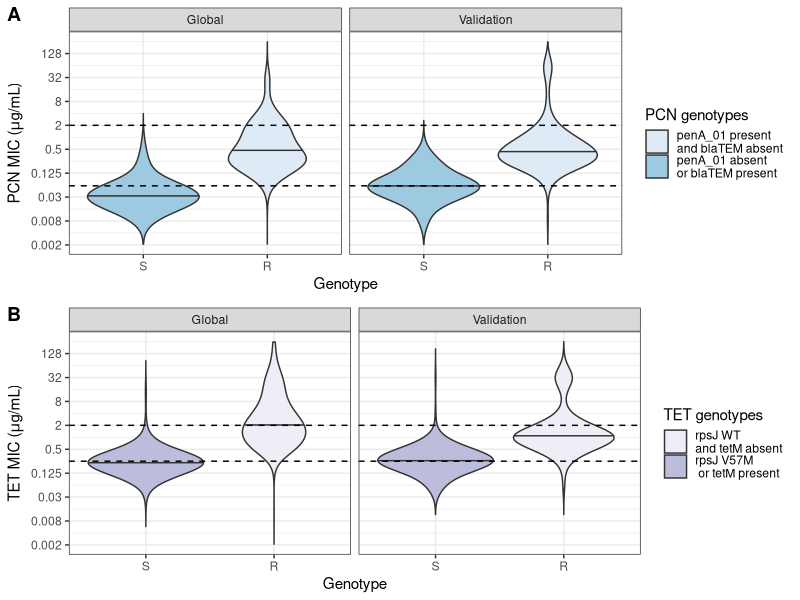

This figure's R source:
library(tidyverse)
library(cowplot)

# read in input data
metadata_pcn <- read_csv("data/MortimerZhang2022_penicillin_genotypes_phenotypes.csv")
metadata_tet <- read_csv("data/MortimerZhang2022_tetracycline_genotypes_phenotypes.csv")

# violin plot of penicillin MICs

pcn_plot <- metadata_pcn %>% ggplot(aes(x = fct_relevel(PCN_genotype, "S"), y = PCN, fill = PCN_genotype)) +
    geom_violin(bw=0.8, draw_quantiles=c(0.5), trim=FALSE) +
    theme_bw() + 
    xlab("Genotype") +
    ylab(expression(paste("PCN MIC (", mu, "g/mL)", ))) +
    scale_fill_brewer(name = "PCN genotypes", labels = c("penA_01 present \nand blaTEM absent", "penA_01 absent \nor blaTEM present")) +
    scale_y_continuous(trans = 'log2', 
                       limits = c(0.002, 256),
                       breaks = c(2^-9, 2^-7, 2^-5, 2^-3, 2^-1, 2^1, 2^3, 2^5, 2^7), 
                       labels = c(0.002, 0.008, 0.03, 0.125, 0.5, 2, 8, 32, 128)) +
    geom_hline(yintercept = 0.06, linetype = "dashed") +
    geom_hline(yintercept = 2, linetype = "dashed") +
    facet_wrap(~dataset)


# violin plot of tetracycline MICs

tet_plot <- metadata_tet %>% ggplot(aes(x = fct_relevel(TET_genotype, "S"), y = TET, fill = TET_genotype)) + 
    geom_violin(bw=0.8, draw_quantiles=c(0.5), trim=FALSE) +
    theme_bw() + 
    xlab("Genotype") +
    ylab(expression(paste("TET MIC (", mu, "g/mL)", ))) +
    scale_fill_brewer(palette = "Purples", name = "TET genotypes", labels = c("rpsJ WT\nand tetM absent", "rpsJ V57M\n or tetM present")) +
    scale_y_continuous(trans = 'log2', 
                       limits = c(0.002, 256),
                       breaks = c(2^-9, 2^-7, 2^-5, 2^-3, 2^-1, 2^1, 2^3, 2^5, 2^7), 
                       labels = c(0.002, 0.008, 0.03, 0.125, 0.5, 2, 8, 32, 128)) +
    geom_hline(yintercept = 0.25, linetype = "dashed") +
    geom_hline(yintercept = 2, linetype = "dashed") +
    facet_wrap(~dataset)

# plot penicillin and tetracycline plots in A and B panels

p <- plot_grid(pcn_plot, tet_plot, labels = c("A","B"), nrow = 2) 

# save to .png file

ggsave("figures/abx_genotype_phenotype.png", p, height = 6, width = 6, units = "in")
